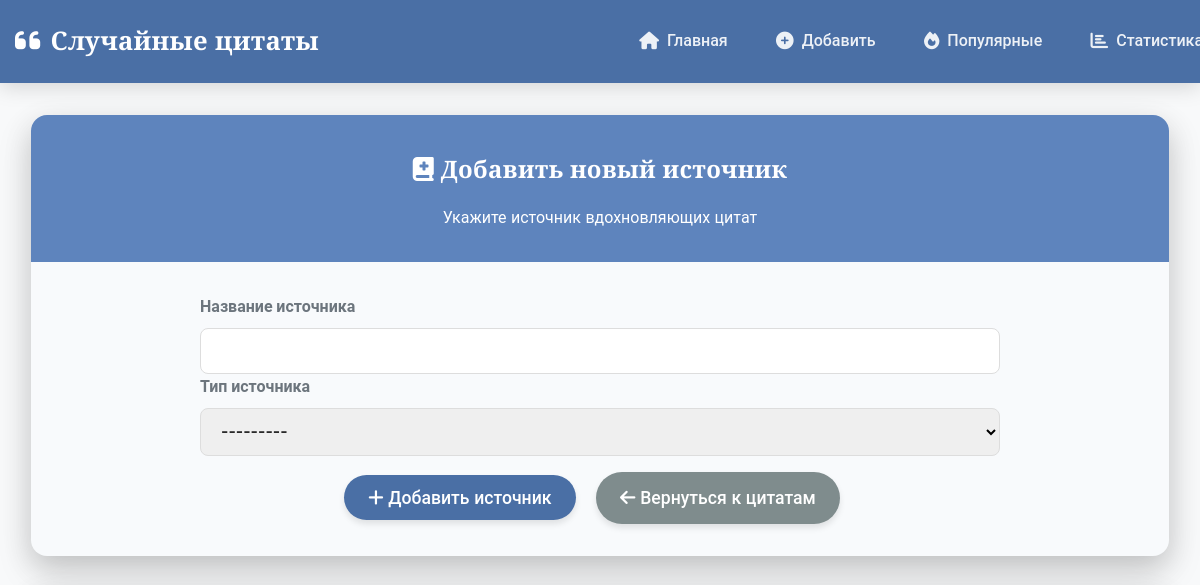
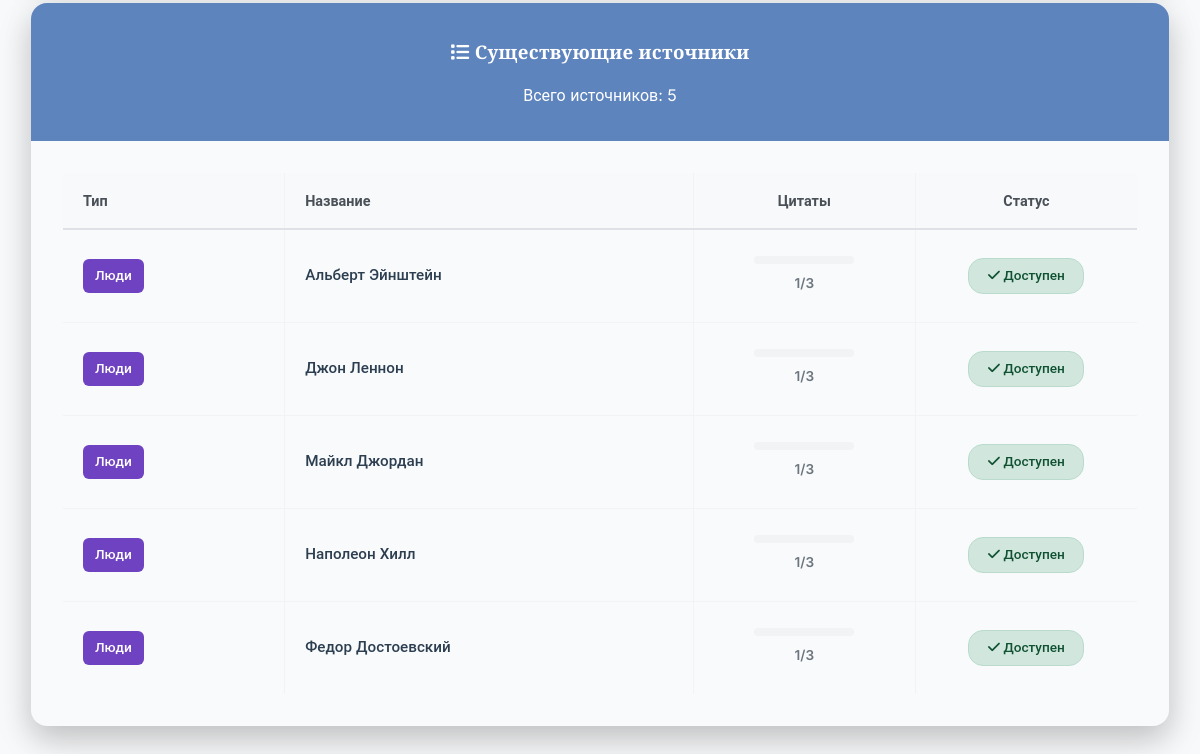
Before: /add/source/ with the older database file (2 pictures, top to bottom).
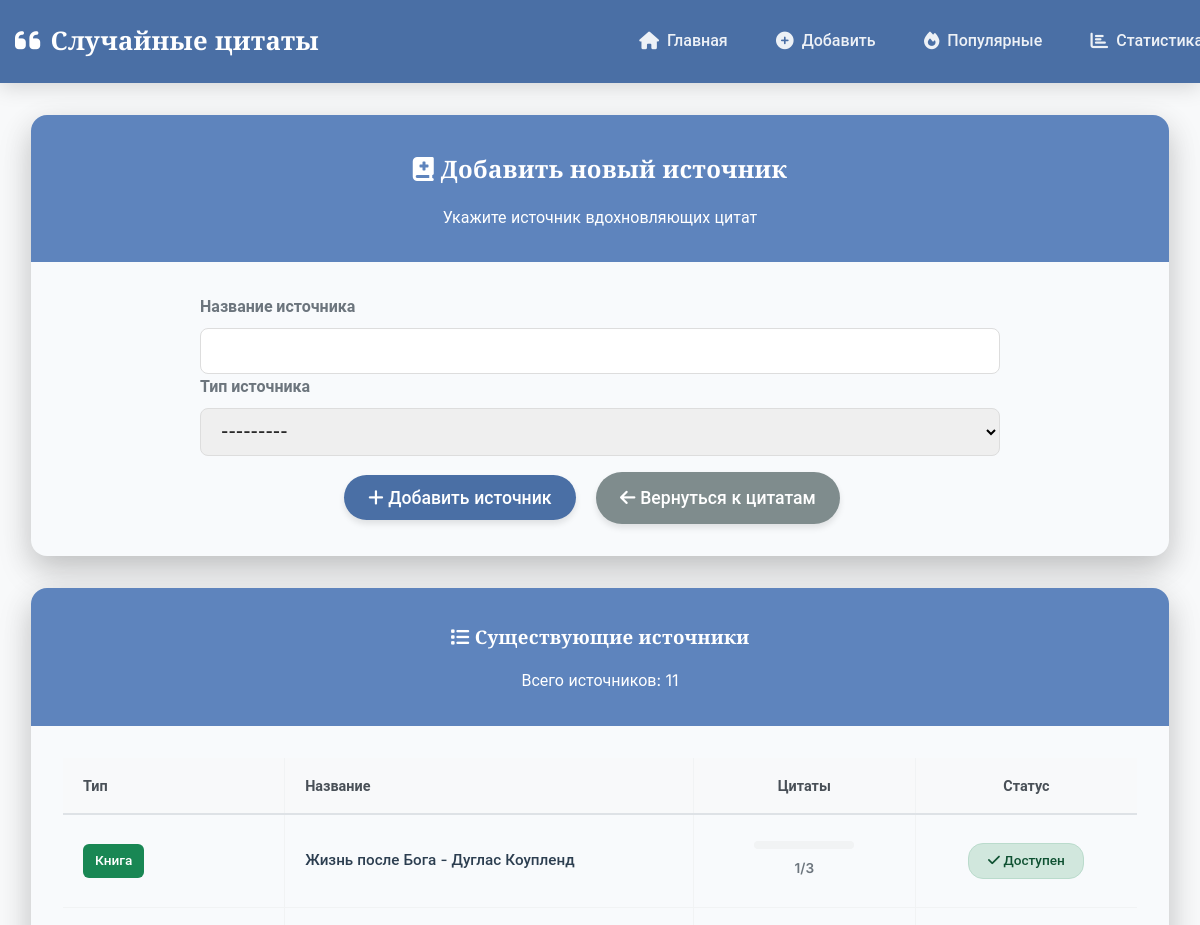
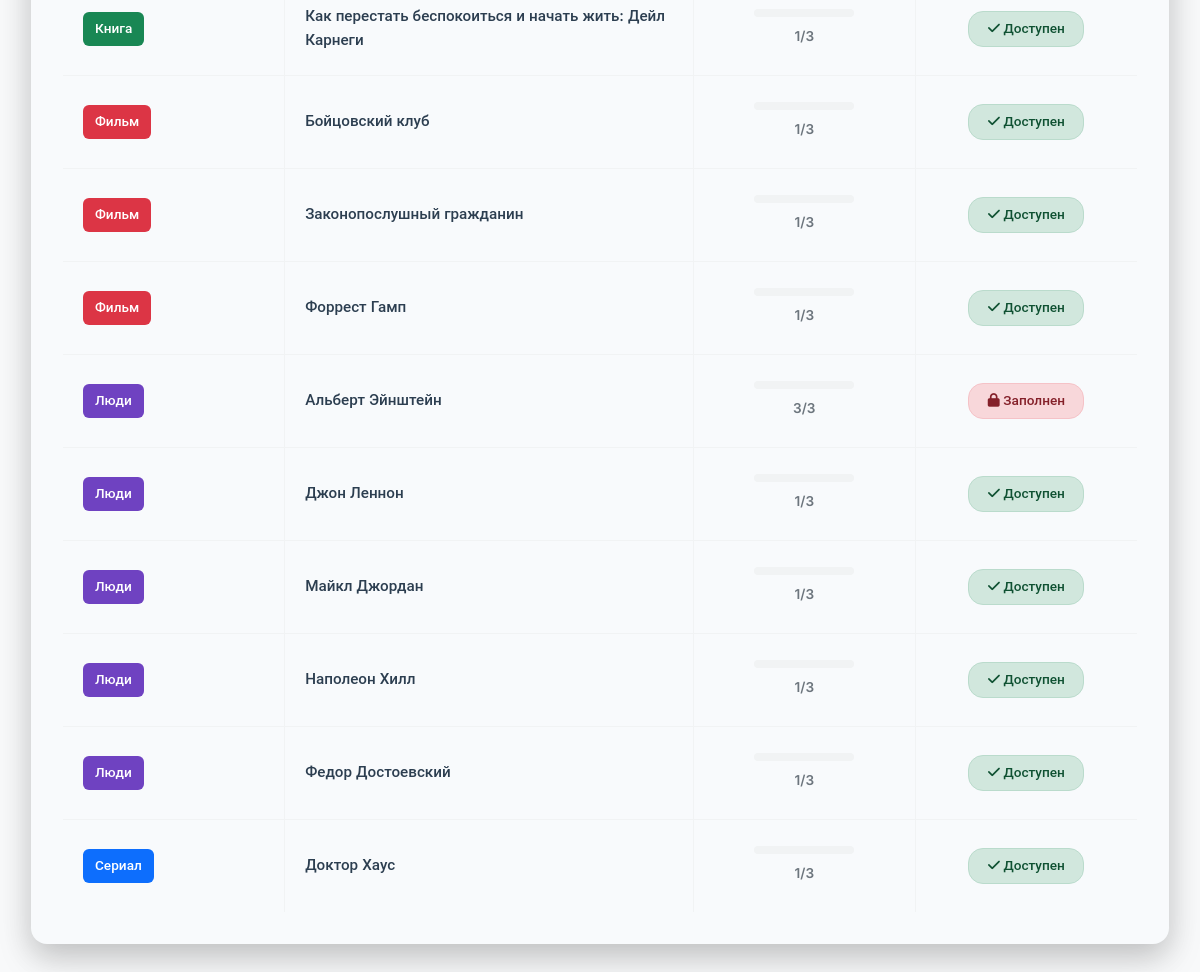
After: the same page with the newer database file (2 pictures, top to bottom).
### quotes/models.py (models this page shows, shortened)
class Source(models.Model):
    TYPE_CHOICES = [
        ('movie', 'Фильм'),
        ('book', 'Книга'),
        ('series', 'Сериал'),
        ('game', 'Игра'),
        ('person', 'Люди'),
        ('other', 'Другое'),
    ]
    name = models.CharField(max_length=200, verbose_name="Название")
    type = models.CharField(max_length=20, choices=TYPE_CHOICES, verbose_name="Тип")
    created_at = models.DateTimeField(auto_now_add=True)
    class Meta:
        unique_together = ['name', 'type']

### quotes/views.py (the view)
# urls.py: path('add/source/', views.add_source, name='add_source'),
def add_source(request):
    sources = Source.objects.all().order_by('type', 'name')
    if request.method == 'POST':
        form = SourceForm(request.POST)
        if form.is_valid():
            form.save()
            messages.success(request, 'Источник успешно добавлен!')
            return redirect('add_quote')
        else:
            for field, errors in form.errors.items():
                for error in errors:
                    messages.error(request, f"{error}")
    else:
        form = SourceForm()
    return render(request, 'quotes/add_source.html', {
        'form': form,
        'sources': sources
    })

### quotes/forms.py (shortened to what this page needs)
class SourceForm(forms.ModelForm):
    class Meta:
        model = Source
        fields = ['name', 'type']
        widgets = {
            'name': forms.TextInput(attrs={'class': 'form-control'}),
            'type': forms.Select(attrs={'class': 'form-control'}),
        }
        error_messages = {
            'name': {
                'unique': _("Источник с таким названием и типом уже существует"),
            },
        }

### quotes/templates/quotes/add_source.html (shortened to what the changed rows need)
{% extends 'quotes/base.html' %}
{% block content %}
<div class="quote-container">
    <div class="quote-card fade-in">
        <div class="card-header text-center">
            <h2><i class="fas fa-book-medical"></i> Добавить новый источник</h2>
        </div>
    </div>
    <div class="quote-card fade-in mt-4">
        <div class="card-header text-center">
            <h3><i class="fas fa-list"></i> Существующие источники</h3>
            <p class="mb-0">Всего источников: {{ sources|length }}</p>
        </div>
        <div class="card-body p-0">
            {% if sources %}
            <div class="table-container">
                <table class="sources-table">
                    <thead>
                        <tr>
                            <th class="text-start">Тип</th>
                            <th class="text-start">Название</th>
                            <th class="text-center">Цитаты</th>
                            <th class="text-center">Статус</th>
                        </tr>
                    </thead>
                    <tbody>
                        {% for source in sources %}
                        <tr class="{% if source.quote_set.count >= 3 %}table-warning{% endif %}">
                            <td class="text-start type-cell">
                                <span class="type-badge type-{{ source.type }}">
                                    {{ source.get_type_display }}
                                </span>
                            </td>
                            <td class="text-start name-cell">
                                <div class="source-name">{{ source.name }}</div>
                            </td>
                            <td class="text-center count-cell">
                                <div class="progress-container">
                                    <div class="progress" style="height: 8px;">
                                    </div>
                                    <small class="count-text">
                                        {{ source.quote_set.count }}/3
                                    </small>
                                </div>
                            </td>
                            <td class="text-center status-cell">
                                {% if source.quote_set.count >= 3 %}
                                <span class="status-badge status-full">
                                    <i class="fas fa-lock"></i> Заполнен
                                </span>
                                {% else %}
                                <span class="status-badge status-available">
                                    <i class="fas fa-check"></i> Доступен
                                </span>
                                {% endif %}
                            </td>
                        </tr>
                        {% endfor %}
                    </tbody>
                </table>
            </div>
            {% else %}
            <div class="text-center text-muted py-5">
                <i class="fas fa-inbox fa-3x mb-3"></i>
                <p class="mb-0">Нет добавленных источников</p>
                <small>Добавьте первый источник используя форму выше</small>
            </div>
            {% endif %}
        </div>
    </div>
</div>
{% endblock %}

Changed rows visible on the page:
added Source: type "Книга", name "Жизнь после Бога - Дуглас Коупленд", quote_set.count "1", shows "Доступен"
added Source: type "Книга", name "Как перестать беспокоиться и начать жить: Дейл Карнеги", quote_set.count "1", shows "Доступен"
added Source: type "Фильм", name "Бойцовский клуб", quote_set.count "1", shows "Доступен"
added Source: type "Фильм", name "Законопослушный гражданин", quote_set.count "1", shows "Доступен"
added Source: type "Фильм", name "Форрест Гамп", quote_set.count "1", shows "Доступен"
computed for Source "Альберт Эйнштейн": quote_set.count "1" → "3"; text "Доступен" → "Заполнен"
added Source: type "Сериал", name "Доктор Хаус", quote_set.count "1", shows "Доступен"
Other visible differences:
{{ sources|length }}: "5" → "11"
